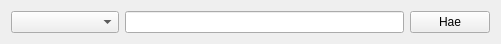
  <widget class="QWidget" name="horizontalLayoutWidget_2">
   <property name="geometry">
    <rect>
     <x>20</x>
     <y>650</y>
     <width>501</width>
     <height>31</height>
    </rect>
   </property>
   <layout class="QHBoxLayout" name="horizontalLayout_2">
    <item>
     <widget class="QComboBox" name="comboBox_filter">
      <item>
       <property name="text">
        <string/>
       </property>
      </item>
      <item>
       <property name="text">
        <string>Vuosi</string>
       </property>
      </item>
      <item>
       <property name="text">
        <string>Lajike</string>
       </property>
      </item>
      <item>
       <property name="text">
        <string>Laji</string>
       </property>
      </item>
      <item>
       <property name="text">
        <string>Lohkontunnus</string>
       </property>
      </item>
      <item>
       <property name="text">
        <string>Lohkon nimi</string>
       </property>
      </item>
      <item>
       <property name="text">
        <string>Rivi nro</string>
       </property>
      </item>
     </widget>
    </item>
    <item>
     <widget class="QLineEdit" name="lineEdit_filter">
      <property name="toolTip">
       <string/>
      </property>
      <property name="whatsThis">
       <string/>
      </property>
     </widget>
    </item>
    <item>
     <widget class="QPushButton" name="pushButton_filter">
      <property name="text">
       <string>Hae</string>
      </property>
     </widget>
    </item>
   </layout>
  </widget>
